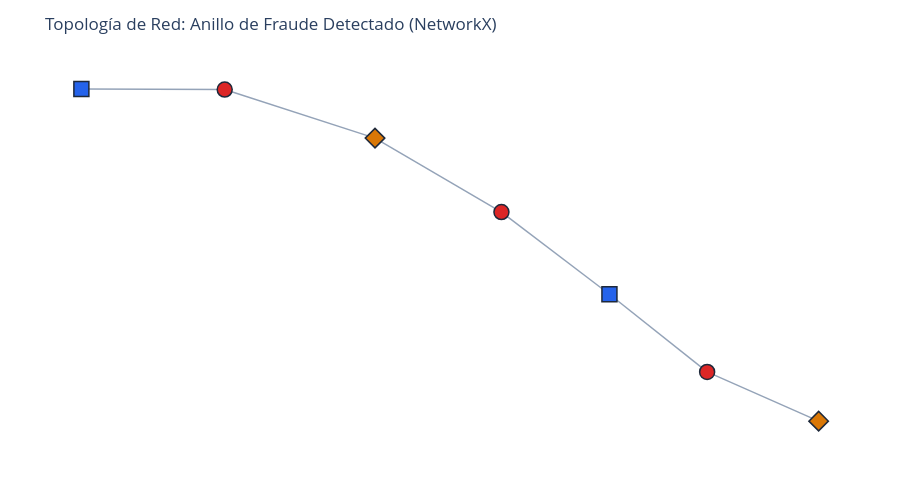

Notebook source saved alongside this figure:
### Markdown cell above
### 6.1. Topología de Redes y Detección de Anillos de Colusión con `NetworkX`
Construimos en memoria un grafo bipartito no dirigido donde los nodos son tarjetas (`card_id`), dispositivos (`device_id`) y direcciones IP (`ip_address`), extrayendo componentes conexas donde múltiples plásticos comparten infraestructura digital.

### Code cell
def build_bipartite_network(df_net: pl.DataFrame, include_ip: bool = True) -> nx.Graph:
    """Construye un grafo heterogéneo conectando tarjetas con dispositivos e IPs."""
    graph = nx.Graph()
    cols = ["card_id", "device_id"] + (["ip_address"] if include_ip else [])
    pdf = df_net.select([c for c in cols if c in df_net.columns]).to_pandas()

    for _, row in pdf.iterrows():
        c_node = f"card_{row['card_id']}"
        graph.add_node(c_node, node_type="card")

        dev_val = row.get("device_id")
        if dev_val is not None and str(dev_val) != "nan":
            d_node = f"dev_{dev_val}"
            graph.add_node(d_node, node_type="device")
            graph.add_edge(c_node, d_node, relation="uses_device")

        if include_ip:
            ip_val = row.get("ip_address")
            if ip_val is not None and str(ip_val) != "nan":
                ip_node = f"ip_{ip_val}"
                graph.add_node(ip_node, node_type="ip")
                graph.add_edge(c_node, ip_node, relation="uses_ip")

    return graph


def detect_fraud_rings(graph: nx.Graph, min_cards: int = 2) -> list[dict[str, Any]]:
    """Identifica componentes conexas con múltiples tarjetas compartiendo dispositivo o IP."""
    rings = []
    for component in nx.connected_components(graph):
        cards_in_comp = [n for n in component if n.startswith("card_")]
        devs_in_comp = [n for n in component if n.startswith("dev_")]
        ips_in_comp = [n for n in component if n.startswith("ip_")]

        if len(cards_in_comp) >= min_cards and (
            len(devs_in_comp) > 0 or len(ips_in_comp) > 0
        ):
            subg = graph.subgraph(component)
            rings.append(
                {
                    "card_count": len(cards_in_comp),
                    "device_count": len(devs_in_comp),
                    "ip_count": len(ips_in_comp),
                    "nodes": list(component),
                    "edges": list(subg.edges()),
                    "density": float(nx.density(subg)),
                }
            )
    return sorted(rings, key=lambda x: x["card_count"], reverse=True)


def plot_fraud_network_plotly(
    graph: nx.Graph,
    title: str = "Topología de Red: Anillo de Fraude Detectado (NetworkX)",
) -> go.Figure:
    """Visualiza en Plotly un subgrafo de tarjetas, dispositivos e IPs comprometidos."""
    pos = nx.spring_layout(graph, seed=RANDOM_STATE, k=0.6)
    edge_x, edge_y = [], []
    for u, v in graph.edges():
        x0, y0 = pos[u]
        x1, y1 = pos[v]
        edge_x.extend([x0, x1, None])
        edge_y.extend([y0, y1, None])

    edge_trace = go.Scatter(
        x=edge_x,
        y=edge_y,
        line={"width": 1.5, "color": "#94A3B8"},
        hoverinfo="none",
        mode="lines",
    )

    node_types = nx.get_node_attributes(graph, "node_type")
    type_styles = {
        "card": {"color": "#DC2626", "symbol": "circle"},
        "device": {"color": "#2563EB", "symbol": "square"},
        "ip": {"color": "#D97706", "symbol": "diamond"},
    }

    node_x, node_y, node_text, node_colors, node_symbols = [], [], [], [], []
    for node in graph.nodes():
        x, y = pos[node]
        node_x.append(x)
        node_y.append(y)
        ntype = node_types.get(node, "card")
        node_text.append(
            f"<b>{node}</b><br>Tipo: {ntype}<br>Grado: {graph.degree(node)}"
        )
        node_colors.append(type_styles.get(ntype, type_styles["card"])["color"])
        node_symbols.append(type_styles.get(ntype, type_styles["card"])["symbol"])

    node_trace = go.Scatter(
        x=node_x,
        y=node_y,
        mode="markers",
        hoverinfo="text",
        text=node_text,
        marker={
            "color": node_colors,
            "symbol": node_symbols,
            "size": 15,
            "line": {"width": 1.5, "color": "#1E293B"},
        },
    )

    return go.Figure(
        data=[edge_trace, node_trace],
        layout=go.Layout(
            title={"text": title, "font": {"size": 17}},
            template=PLOTLY_TEMPLATE,
            showlegend=False,
            margin={"b": 30, "l": 30, "r": 30, "t": 60},
            xaxis={"showgrid": False, "zeroline": False, "showticklabels": False},
            yaxis={"showgrid": False, "zeroline": False, "showticklabels": False},
            height=480,
        ),
    )


graph_sample = build_bipartite_network(digital_tx.limit(10_000))
fraud_rings = detect_fraud_rings(graph_sample, min_cards=2)

print(
    f"Grafo bipartito construido: {graph_sample.number_of_nodes():,} nodos | {graph_sample.number_of_edges():,} aristas"
)
print(
    f"Anillos de colusión detectados (>= 2 tarjetas compartiendo dispositivo/IP): {len(fraud_rings):,}"
)
if fraud_rings:
    print(
        f"Mayor anillo detectado en muestra: {fraud_rings[0]['card_count']} tarjetas interconectadas"
    )
    subg = graph_sample.subgraph(fraud_rings[0]["nodes"])
    fig_network = plot_fraud_network_plotly(subg)
    fig_network.show()

### Figure 1 — Plotly figure (JSON) as saved in the notebook; plotly's stock layout.template omitted (floating-point values rounded to 4 significant figures)
{"data": [{"hoverinfo": "none", "line": {"color": "#94A3B8", "width": 1.5}, "mode": "lines", "type": "scatter", "x": [0.07, 0.3451, null, 0.07, -0.2521, null, 0.8779, 0.5939, null, 0.5939, 0.3451, null, -1.0, -0.6349, null, -0.2521, -0.6349, null], "y": [0.08949, -0.3023, null, 0.08949, 0.4421, null, -0.9072, -0.6726, null, -0.6726, -0.3023, null, 0.6769, 0.6736, null, 0.4421, 0.6736, null]}, {"hoverinfo": "text", "marker": {"color": ["#DC2626", "#D97706", "#DC2626", "#2563EB", "#D97706", "#DC2626", "#2563EB"], "line": {"color": "#1E293B", "width": 1.5}, "size": 15, "symbol": ["circle", "diamond", "circle", "square", "diamond", "circle", "square"]}, "mode": "markers", "text": ["<b>card_CA1119758</b><br>Tipo: card<br>Grado: 2", "<b>ip_152.250.130.115</b><br>Tipo: ip<br>Grado: 1", "<b>card_CA1089831</b><br>Tipo: card<br>Grado: 2", "<b>dev_dev_1d00b78a5d</b><br>Tipo: device<br>Grado: 1", "<b>ip_152.250.130.221</b><br>Tipo: ip<br>Grado: 2", "<b>card_CA1068526</b><br>Tipo: card<br>Grado: 2", "<b>dev_dev_579f8cb1fb</b><br>Tipo: device<br>Grado: 2"], "type": "scatter", "x": [0.07, 0.8779, 0.5939, -1.0, -0.2521, -0.6349, 0.3451], "y": [0.08949, -0.9072, -0.6726, 0.6769, 0.4421, 0.6736, -0.3023]}], "layout": {"height": 480, "margin": {"b": 30, "l": 30, "r": 30, "t": 60}, "showlegend": false, "title": {"font": {"size": 17}, "text": "Topología de Red: Anillo de Fraude Detectado (NetworkX)"}, "xaxis": {"showgrid": false, "showticklabels": false, "zeroline": false}, "yaxis": {"showgrid": false, "showticklabels": false, "zeroline": false}}}
